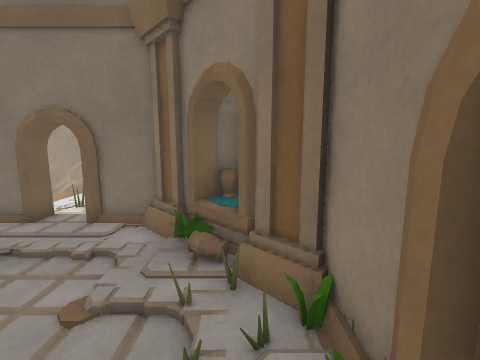
View 1 (above)

12 first-person views from a walk through a Unity game level. The camera is 1.2 m above the floor, tilts 8° down and sees 90° across. Doors are open. The floor is counted in squares, 0.5 m on a side. Each view is taken from the middle of a square. On the plan, view 1 faces up. The plan holds only what a view shows up to about 17 squares ahead; the rest is blank. The place goes on beyond the plan. The player character is not drawn.

View 2
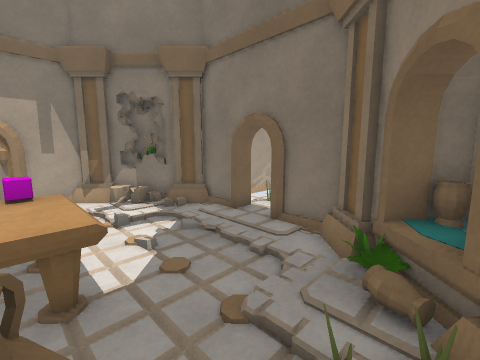

View 3
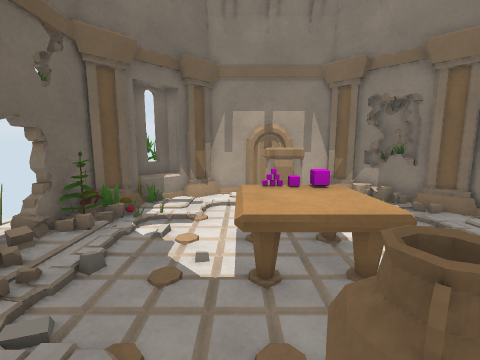

View 4
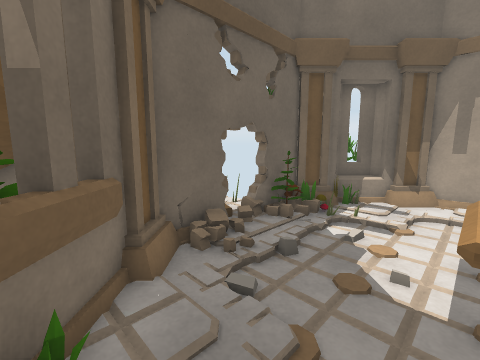

View 5
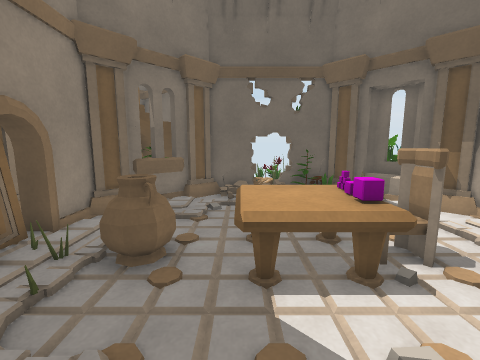

View 6
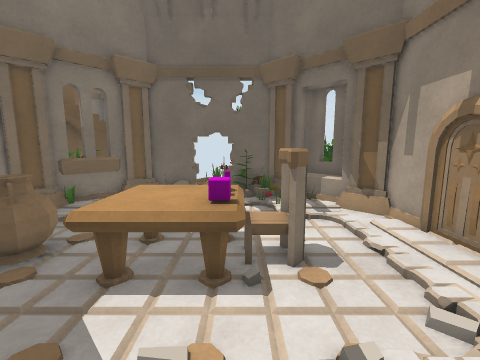

View 7
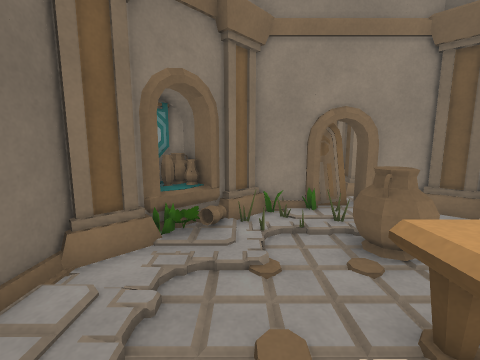

View 8
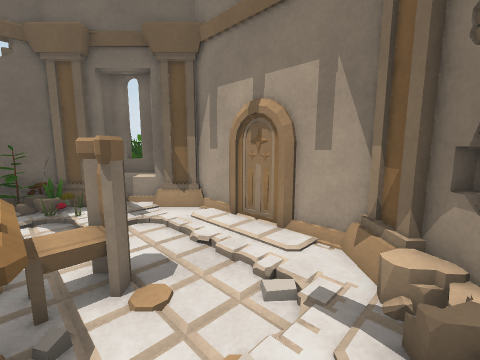

View 9
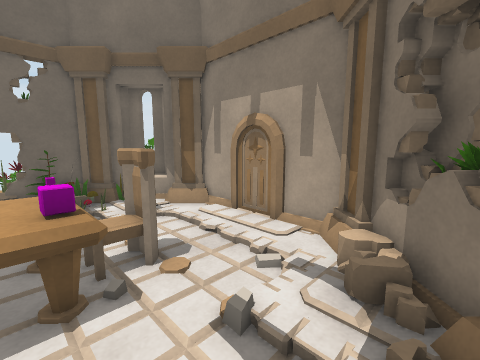

View 10
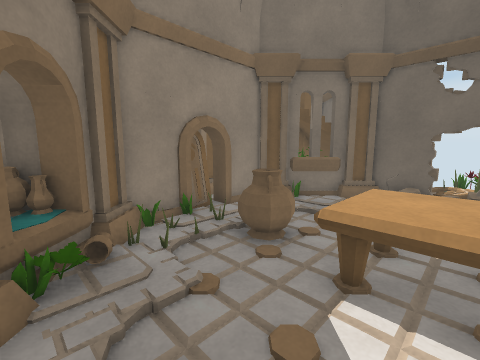

View 11
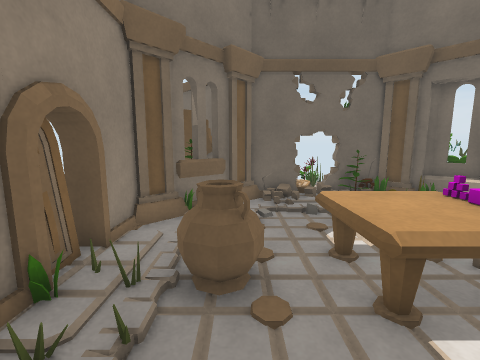

View 12
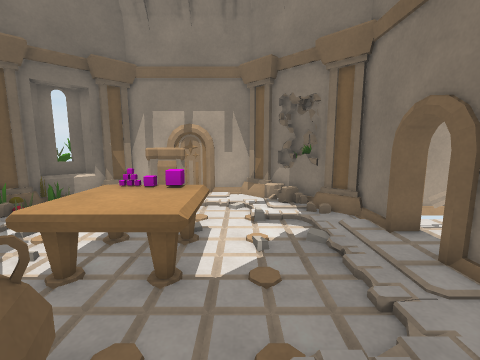

### Floor plan
Points are (right, up) in squares from view 1. A wall is a line through its corners. A room is listed if a view was taken in it or the views show most of it. See-through windows are left out.
Room 1 (views 1, 2, 3, 4, 5, 6, 7, 8, 9, 10, 11, 12)
walls: (1.1, -0.6) (1.1, 1.5); (1, 1.3) (1.2, 1.7); (1.1, 0.8) (1.3, 1.4); (1.2, 0) (1.1, 0.6); (1.2, -0.3) (1.1, 0.2) (1.2, 1.1); (1.2, -0.7) (0.9, -0.1); (-0.4, -4.3) (-0.1, -4.7); (-1.5, -5.4) (0.5, -3.4); (-7.5, -6.3) (-2.5, -6.3); (1.3, -2.5) (1.3, 2.6); (0.4, 4.4) (-0.8, 5.6); (-6.1, 6.9) (-6.7, 7.2); (-12, -0.2) (-12.3, -0.8); (-11, -3.7) (-11.5, -4.2); (0.4, 4.6) (-0.1, 4.8) (0.5, 5.4); (-5.4, 7.1) (-6, 7.2); (-4.4, 7.1) (-6.5, 7.1); (-12.1, 0.9) (-12.2, 0); (-4.9, 7.2) (-5.8, 7.1) (-6.3, 7.2); (-12.1, 1.6) (-12.1, -0.5); (-12.2, 1.1) (-12.1, 0.1); (-4.6, 7.3) (-5.2, 7.1); (-5.7, 7.3) (-8.5, 7.3); (-12.2, 1.4) (-12.1, 0.8) (-12.4, 0.2); (-4.2, 7.3) (-4.7, 7); (-12.2, 1.8) (-12, 1.2); (-12.4, 0.9) (-12.1, 0.2) (-12.2, -0.4); (-11.4, -3.9) (-11.4, -4.3) (-10.3, -5.4); (-11, -4.6) (-11.4, -5); (-2.5, 7.3) (-5.4, 7.3); (-9.4, 6.5) (-12.3, 3.6) (-12.3, -2.5); (-12.5, -2.4) (-10.5, -4.5); (-10.8, 5.6) (-11.4, 5); (-10, 6.4) (-10.6, 5.8); (-11.2, 5.6) (-10.7, 5.2); (0, 7) (-0.6, 6.4); (0, 7.2) (-0.6, 6.7)
low walls: (0.8, -2.5) (1.2, -2.1); (-2.9, -6.2) (-2.5, -5.7); (-2.4, 6.7) (-2.9, 7.2); (-12.3, -2) (-11.7, -2.5); (-11.8, 3.5) (-12.2, 3.1); (-8, 7.3) (-8.5, 6.8)
objects: other object (-13, -3) to (-11, -3); other object (-13, 4) to (-11, 4); other object (-10, -6); other object (-10, -5); other object (-9, -7) to (-9, -6); other object (-9, -5); other object (-9, 6) to (-9, 7); other object (-8, -6); other object (-8, -5); other object (-8, -4); chair (-8, 0) to (-8, 1); table (-7, -1) to (-4, 2); other object (-2, -6) to (-2, -5); vase (-2, 0) to (-1, 1); other object (-2, 6) to (-1, 6); other object (-2, 7) to (-2, 8); plant (-1, -6) to (1, -5); rug (-1, 7); other object (0, -7) to (1, -7); other object (0, -3); other object (0, 4); vase (0, 6); other object (1, -3); other object (1, 3); other object (1, 4) to (2, 4); rug (1, 5); vase (1, 6)

Where each view was taken, in squares from view 1:
view 1: 0 up, 0 right, facing up
view 2: 1 up, 0 right, facing up-left
view 3: 1 down, 0 right, facing left
view 4: 1 down, 0 right, facing down-left
view 5: 6 up, 4 left, facing down
view 6: 6 up, 7 left, facing down
view 7: 4 up, 7 left, facing right
view 8: 5 up, 7 left, facing down-left
view 9: 6 up, 6 left, facing down-left
view 10: 6 up, 6 left, facing down-right
view 11: 5 up, 2 left, facing down
view 12: 3 up, 0 right, facing left
